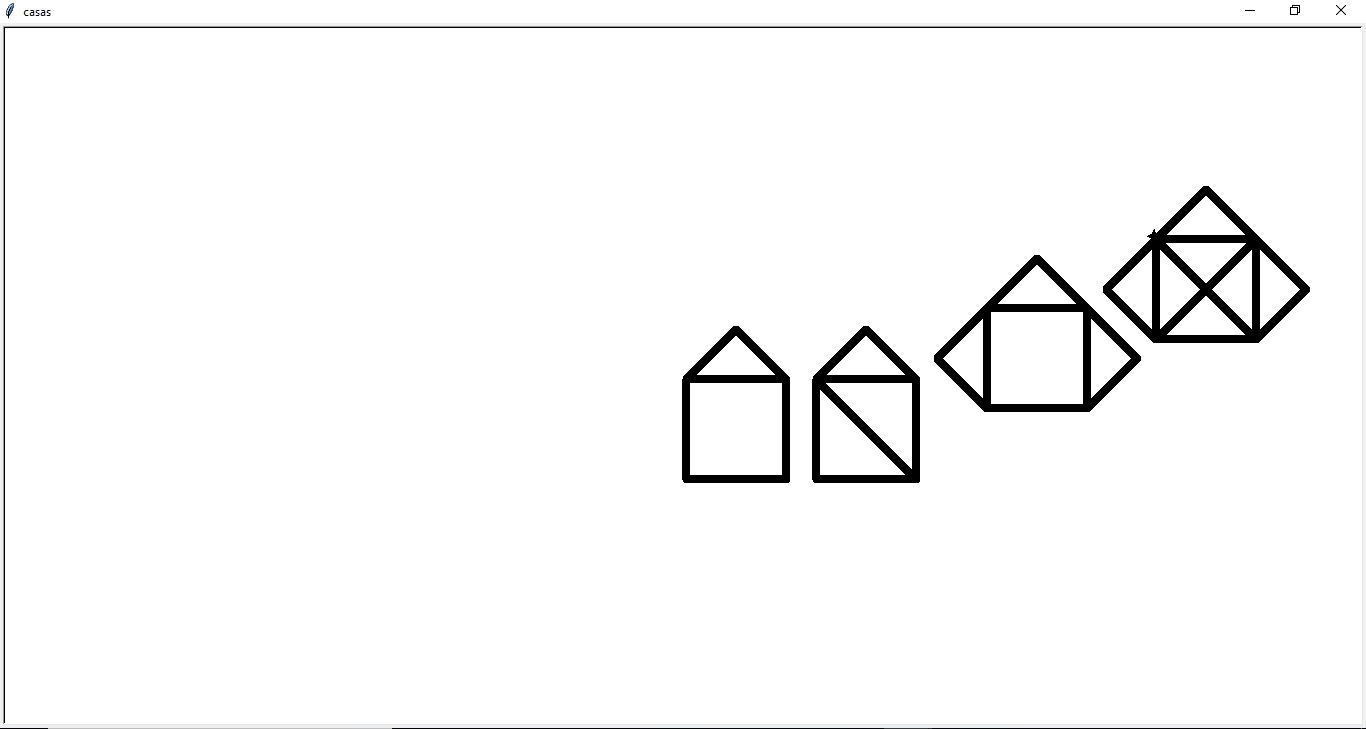

The Python source for this figure:
# Felipe Martins Gomes
# Comp 20
# Exercício 7.26.13
# Programa compilado com PyCharm 2018.1.2


import turtle

import turtle

def fazer_janela (cor, titulo):
    janela = turtle.Screen()
    janela.bgcolor(cor)
    janela.title(titulo)
    return janela

def fazer_turtle (cor, tamanho):
    tartaruga = turtle.Turtle()
    tartaruga.color(cor)
    tartaruga.pensize(tamanho)
    return tartaruga

def fazer_movimento (tartaruga, x, y):
    tartaruga.left(x)
    tartaruga.forward(y)

def desenhar_figura (tartaruga, x, y):
    tartaruga.left(x)
    tartaruga.forward(y)

janela = fazer_janela("white", "casas")
felipe = fazer_turtle("black", 8)

#felipe.left(90)
#felipe.penup()
#felipe.forward(300)
#felipe.right(90)
#felipe.pendown()

movimento1 = [(270, 100), (90, 100), (90, 100), (45, 50*2**0.5), (90, 50*2**0.5), (135, 100)]

for (x,y) in movimento1:
    desenhar_figura(felipe, x, y)

felipe.penup()
felipe.forward(130)
felipe.pendown()

movimento2 = [(270, 100), (270, 100), (270, 100), (315, 50*2**0.5), (270, 50*2**0.5),
             (225, 100), (135, 100*2**0.5)]

for (x,y) in movimento2:
    desenhar_figura(felipe, x, y)

felipe.penup()
felipe.left(90)
felipe.forward(100)
felipe.left(45)
felipe.pendown()

movimento3 = [(225, -50*2**0.5), (270, -100*2**0.5), (270, -100*2**0.5), (270, -50*2**0.5),
              (315, -100), (270, -100), (270, -100), (270, -100)]

for (x,y) in movimento3:
    desenhar_figura(felipe, x, y)

felipe.penup()
felipe.right(45)
felipe.forward(240)
felipe.pendown()
felipe.left(180)

movimento4 = [(90, -50*2**0.5), (90, -100*2**0.5), (90, -50*2**0.5), (135, -100), (270, -100),
              (315, -50*2**0.5), (270, -50*2**0.5), (225, -100), (135, -100*2**0.5), (135, -100),
              (135, -100*2**0.5)]

for (x,y) in movimento4:
    desenhar_figura(felipe, x, y)

janela.mainloop()
